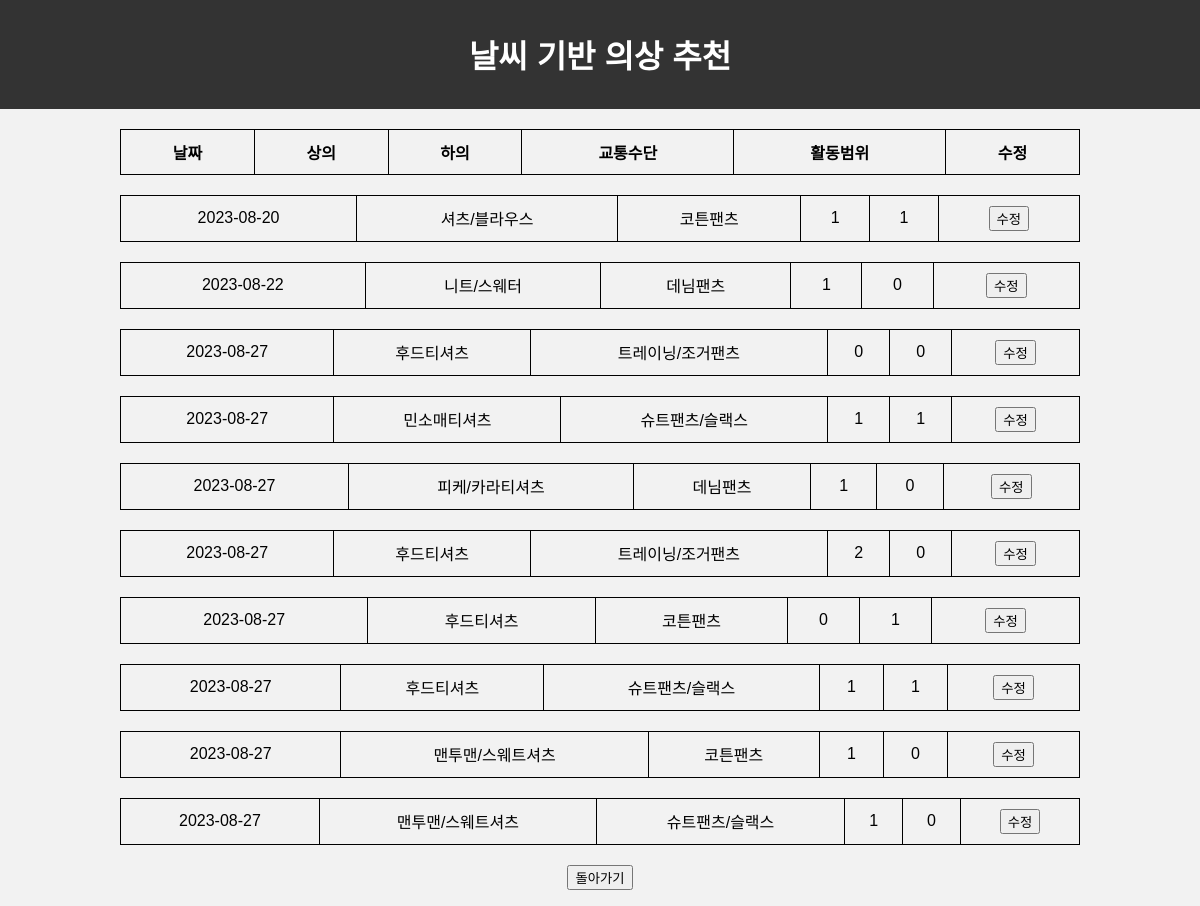
Page /list/ on the committed database.
### hackathonapp/models.py (models this page shows, shortened)
class GC(models.Model):
    no = models.AutoField(db_column='no', primary_key=True)
    date = models.CharField(db_column='date', max_length=255)
    top = models.CharField(db_column='top', max_length=255)
    bottom = models.CharField(db_column='bottom', max_length=255)
    vehicle = models.IntegerField(db_column='vehicle')
    inout = models.IntegerField(db_column='inout')
    high = models.FloatField(db_column='high',null=True, blank=True) # null blank 필수
    low = models.FloatField(db_column='low',null=True, blank=True)
    now = models.FloatField(db_column='now',null=True, blank=True)
    hum = models.FloatField(db_column='hum',null=True, blank=True)
    rain = models.FloatField(db_column='rain',null=True, blank=True)
    prob = models.FloatField(db_column='prob',null=True, blank=True)
    class Meta:
            db_table = 'get'#테이블 이름 get으로 설정해서 만들어줌

### hackathonapp/views.py (the view)
# urls.py: path('list/', hackathonapp.views.list,name="list"),
def list(request):
    rsGC = GC.objects.all()
    return render(request, 'list.html', {
        'rsGC': rsGC
    })

### templates/list.html (shortened to what this page needs)
<!DOCTYPE html>
<html lang="en">
<head>
</head>
<body>
<div id="header">
    <h1>날씨 기반 의상 추천</h1>
</div>
<div>
    <table border="1">
        <tr>
            <th align="center"> 날짜 </th>
            <th align="center"> 상의 </th>
            <th align="center"> 하의 </th>
            <th align="center"> 교통수단 </th>
            <th align="center"> 활동범위 </th>
            <th align="center"> 수정 </th>
        </tr>
    </table>
    {% for i in rsGC %}
        <table border="1">
            <tr style="border-top:solid 1px #dddddd;">
                <td align="center">{{ i.date }} </td>
                <td align="center">{{ i.top }}</td>
                <td align="center">{{ i.bottom }} </td>
                <td align="center">{{ i.vehicle }} </td>
                <td align="center">{{ i.inout }} </td>
                <td align="center">
                    <form method="post" action="/list_edit">
                        <button type="submit"> 수정 </button>
                    </form>
                </td>
            </tr>
        </table>
    {% endfor %}
</div>
    <p>
        <center> <button onclick="location.href='/recommend'"> 돌아가기 </button> </center>
    </p>
</body>
</html>

### templates/list.html (style rules this page uses)
body { font-family: Arial, sans-serif; background-color: #F2F2F2; margin: 0; padding: 0; }
#header { background-color: #333; padding: 10px 0; color: white; text-align: center; }
table { border-collapse: collapse; width: 80%; margin: 20px auto; border: 1px solid #ddd; }
th, td { border: 1px solid black; text-align: center; padding: 10px; }

### rows in the picture
GC: date "2023-08-20", top "셔츠/블라우스", bottom "코튼팬츠", vehicle "1", inout "1"
GC: date "2023-08-22", top "니트/스웨터", bottom "데님팬츠", vehicle "1", inout "0"
GC: date "2023-08-27", top "후드티셔츠", bottom "트레이닝/조거팬츠", vehicle "0", inout "0"
GC: date "2023-08-27", top "민소매티셔츠", bottom "슈트팬츠/슬랙스", vehicle "1", inout "1"
GC: date "2023-08-27", top "피케/카라티셔츠", bottom "데님팬츠", vehicle "1", inout "0"
GC: date "2023-08-27", top "후드티셔츠", bottom "트레이닝/조거팬츠", vehicle "2", inout "0"
GC: date "2023-08-27", top "후드티셔츠", bottom "코튼팬츠", vehicle "0", inout "1"
GC: date "2023-08-27", top "후드티셔츠", bottom "슈트팬츠/슬랙스", vehicle "1", inout "1"
GC: date "2023-08-27", top "맨투맨/스웨트셔츠", bottom "코튼팬츠", vehicle "1", inout "0"
GC: date "2023-08-27", top "맨투맨/스웨트셔츠", bottom "슈트팬츠/슬랙스", vehicle "1", inout "0"
